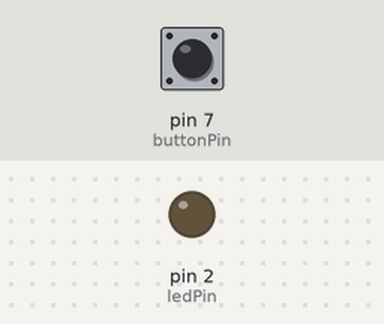
This sketch was run on a simulated Arduino Uno, built with avr-gcc and run on an emulated ATmega328P. Parts: output pins drawn as LEDs (lit = HIGH). The inputs (shaded band) are chosen by the test bench; at power-on: pin 7 (buttonPin) HIGH.

Above: at 1.2 s.
1.3 s: pin 7 (buttonPin) pulled LOW for 0.15 s
At 1.37 s:
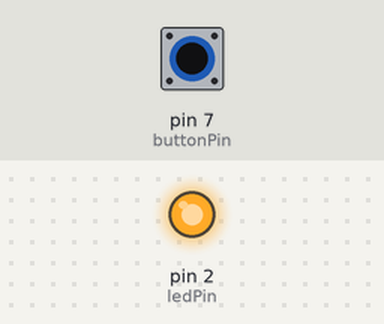
2.9 s: pin 7 (buttonPin) pulled LOW for 3.2 s
At 6.6 s:
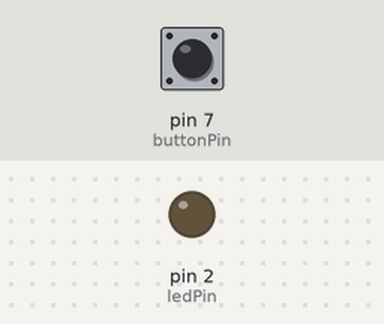
Timing chart, 0 to 8.1 s (numbered marks = the images above; inputs shaded):
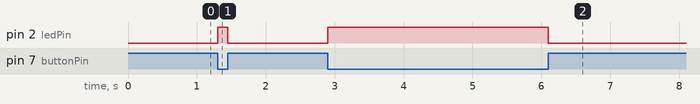

The sketch:

nano_push_button_external_pull_up.ino
```cpp
/* Turns on LED connected to digital pin 2,
when pressing the push button attached to digital input pin 7.

- when the button is not pressed input pin is pulled HIGH
- when the button is pressed the input pin is pulled LOW
*/
int ledPin = 2;
int buttonPin = 7;
int buttonState = 0;

void setup() {
  pinMode(ledPin, OUTPUT);
  pinMode(buttonPin, INPUT);
}

void loop() {
  buttonState = digitalRead(buttonPin);
  if (buttonState == LOW) {
    digitalWrite(ledPin, HIGH);
  } else {
      digitalWrite(ledPin, LOW);
  }
}
```

Measured:
- after the input at 1.3 s, pin 2 (ledPin): LOW → HIGH at once, → LOW 0.15 s later
- after the input at 2.9 s, pin 2 (ledPin): LOW → HIGH at once, → LOW 3.2 s later
